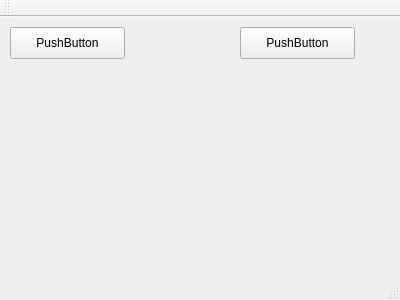
<?xml version="1.0" encoding="UTF-8"?>
<ui version="4.0">
 <class>MainWindow</class>
 <widget class="QMainWindow" name="MainWindow">
  <property name="geometry">
   <rect>
    <x>0</x>
    <y>0</y>
    <width>400</width>
    <height>300</height>
   </rect>
  </property>
  <property name="windowTitle">
   <string>Game - Level Editor</string>
  </property>
  <widget class="QWidget" name="centralWidget">
   <widget class="QPushButton" name="pushButton">
    <property name="geometry">
     <rect>
      <x>10</x>
      <y>10</y>
      <width>115</width>
      <height>32</height>
     </rect>
    </property>
    <property name="text">
     <string>PushButton</string>
    </property>
   </widget>
   <widget class="QPushButton" name="pushButton_2">
    <property name="geometry">
     <rect>
      <x>240</x>
      <y>10</y>
      <width>115</width>
      <height>32</height>
     </rect>
    </property>
    <property name="text">
     <string>PushButton</string>
    </property>
   </widget>
  </widget>
  <widget class="QMenuBar" name="menuBar">
   <property name="geometry">
    <rect>
     <x>0</x>
     <y>0</y>
     <width>400</width>
     <height>22</height>
    </rect>
   </property>
  </widget>
  <widget class="QToolBar" name="mainToolBar">
   <attribute name="toolBarArea">
    <enum>TopToolBarArea</enum>
   </attribute>
   <attribute name="toolBarBreak">
    <bool>false</bool>
   </attribute>
  </widget>
  <widget class="QStatusBar" name="statusBar"/>
 </widget>
 <layoutdefault spacing="6" margin="11"/>
 <resources/>
 <connections/>
</ui>
